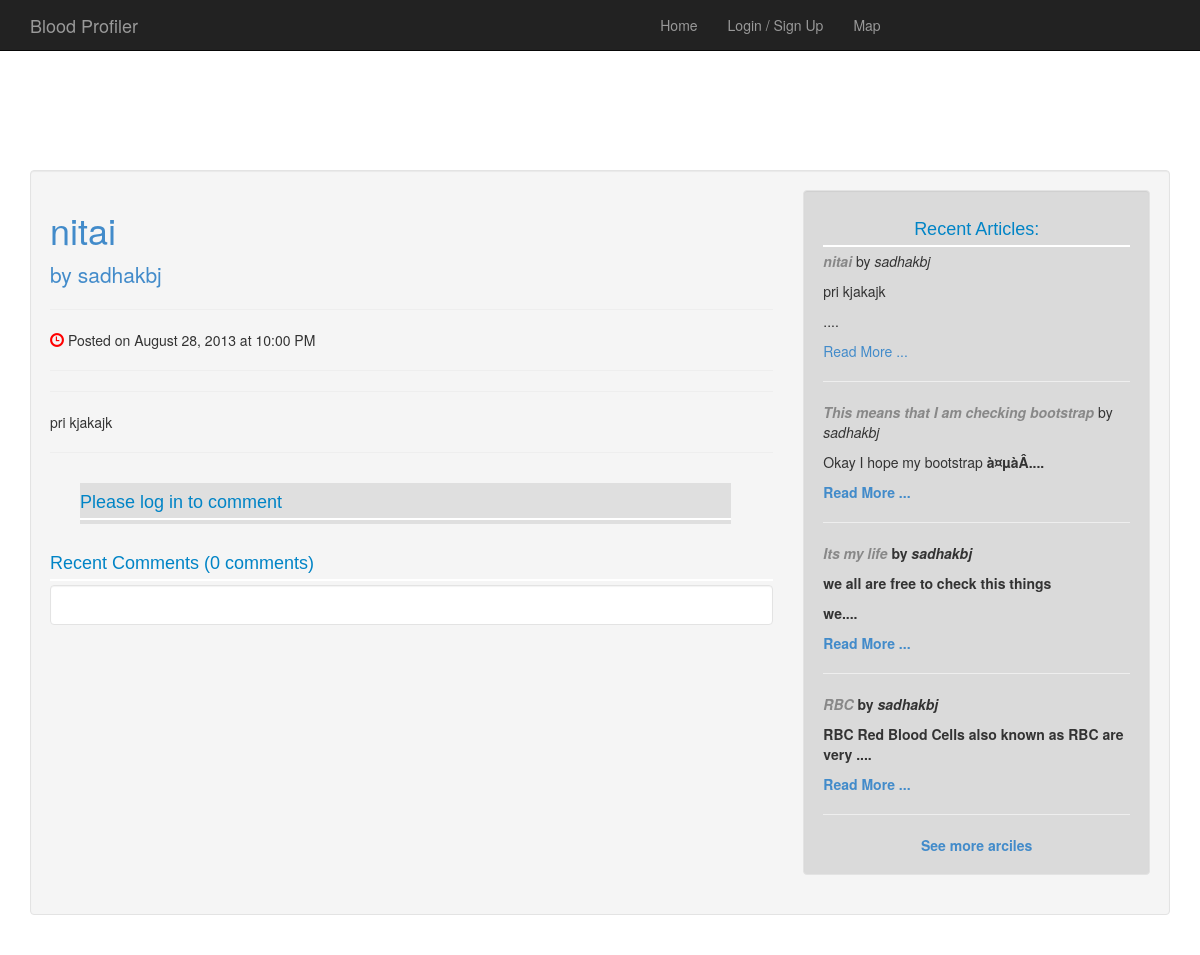
Page /article.php?article=34 on the committed database.
### tables this page shows
CREATE TABLE IF NOT EXISTS `article` (
  `article_id` int(11) NOT NULL AUTO_INCREMENT,
  `title` varchar(60) NOT NULL,
  `body` text NOT NULL,
  `postedby` varchar(50) NOT NULL,
  `posted_time` datetime NOT NULL,
  PRIMARY KEY (`article_id`)
);

### article.php (the view, shortened to what this page needs)
<?php
require_once("connect.php");
if($_SESSION){
require_once("header.php");
}
else {
require_once("header1.php");
}
?>
	</head>
<div class="well">
<?php
	if(isset($_GET['article'])) {
		$article_id = $_GET['article'];
		$checkArticle = mysql_query("SELECT * FROM article where article_id ='$article_id'") or die(mysql_error());
		$getData = mysql_fetch_assoc($checkArticle);
		if($getData) {
			$articleTitle = $getData['title'];
			$articleBody = $getData['body'];
			$posted_by = $getData['postedby'];
echo " <div class='row'>
            <div class='col-lg-8'>" ;
            echo " <h1><a href='#'> $articleTitle
                </h1>";
?>
                <p class="lead">by <a href="index.php"> <?php  echo $posted_by; ?></a>
                </p>
                <hr>
                <p>
                    <span class="glyphicon glyphicon-time"></span> Posted on August 28, 2013 at 10:00 PM
                    &nbsp &nbsp
                     </p>
                <hr>
                <hr>
               <?php   echo $articleBody; ?>
                <hr>
                 <div class="row" style="width: 90%;  margin-left: 30px; background-color: #dfdfdf; margin-top: 30px;">
                <?php
                if($_SESSION) {
                	echo "<h4>";
                	echo "You can comment";
                	echo "</h4>";
                	if(isset($_POST['comment'])) {
                		@$commentValue = $_POST['commentBody'];
                		if($commentValue) {
                			$saveComment = mysql_query("insert into comments values ('' ,'$article_id' , '$commentValue','$user_logged_in')") or die(mysql_error());
                			$completed = true;
                			$msg = "Your Comment is Posted !!!"
                				?> <br>
                			<script src="js/jquery.js"></script>
                			<center>
							<div class="alert alert-info alert-dismissible" role="alert" style="width: 60%; border: 1px solid red;">
							  <button type="button" class="close" data-dismiss="alert"><span aria-hidden="true">&times;</span><span class="sr-only">Close</span></button>
							  <?php  echo $msg; ?>
							</div>
						</center>
                			<?php
                		}
                		else {
                			$msg = "Field Cannot Be Empty !!"
                			?>
                			<br>
				         <script src="js/jquery.js"></script>
				<div class="alert alert-warning alert-dismissible" role="alert">
				  <button type="button" class="close" data-dismiss="alert"><span aria-hidden="true">&times;</span><span class="sr-only">Close</span></button>
				  <?php  echo $msg; ?>
				</div>
                			<?php
                		}
                	}
                	?>
                	<form action="#" method="POST">
                	<textarea rows="3" cols="2" id="comment" name="commentBody">
                	</textarea> <br>
                	<button class="btn btn-info" id="btn_comment" name="comment"> Comment </button>
                </form>
 <?php
                }
                else {
                		echo "<h4>";
                		       	echo "Please log in to comment";
                	echo "</h4>";
                }
                ?>
                </div>
                <br>
                <?php
                $get_comments = mysql_query("select * from comments where post_id ='$article_id'") or die(mysql_error());
                $count = mysql_num_rows($get_comments);
                ?>
                <h4> Recent Comments (<?php echo $count;  ?> comments) </h4>
                <div class="well" style="background-color: white;">
            </div>
</div>
 <div class="col-lg-4">
                <div class="well" style="background-color: #dadada;">
                    <center><h4>
Recent Articles:
</center>
<?php
	$get = mysql_query("select * from article  ORDER BY article_id LIMIT 4");
	while($row = mysql_fetch_assoc($get)) {
		$art_id = $row['article_id'];
		$art = $row['body'];
		$tite = $row['title'];
		$posted_by = $row['postedby'];
		$art_short = substr($art, 0 , 50);
		?>
		<?php
echo "
	<a style='text-decoration: none; color: #888;' href='article.php?article=$art_id'><b> <em>$tite</b> </em> </a>  by  <em> $posted_by </em> ";
	echo '<p>';
	echo $art_short ."....";
	echo '</p>';
	echo "<a href='#'> Read More ...</a>";
	echo"<hr>";
	}
	echo "<center> <a href='articles.php'>See more arciles </center> </a>";
	?>
</div>
<?php
		}
		else {
			die("this doesnot exists");
		}
	}
	else {
		die("This Page Is not Available");
		exit();
			}
?>

### css/style.css (style rules this page uses)
body { padding-top: 50px; padding-bottom: 20px; }
span { color: red; }
h4 { font-family: Arial; color: #0084c6; padding-bottom: 5px; margin-bottom: 4px; border-bottom: 2px solid white; }

### rows in the picture
article: title "nitai", postedby "sadhakbj", body "pri kjakajk"
article: title "This means that I am checking bootstrap", postedby "sadhakbj", body "Okay I hope my bootstrap à¤µàÂ"
article: title "Its my life", postedby "sadhakbj", body "we all are free to check this things we"
article: title "RBC", postedby "sadhakbj", body "RBC Red Blood Cells also known as RBC are very"

### other values in the picture
$count "0"
